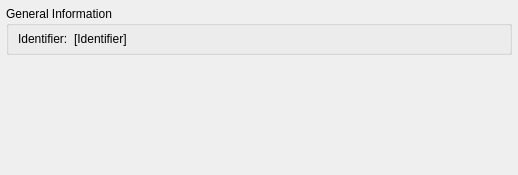
<?xml version="1.0" encoding="UTF-8"?>
<ui version="4.0">
 <class>DockWidgetIntelRealSense</class>
 <widget class="QWidget" name="DockWidgetIntelRealSense">
  <property name="geometry">
   <rect>
    <x>0</x>
    <y>0</y>
    <width>518</width>
    <height>175</height>
   </rect>
  </property>
  <property name="minimumSize">
   <size>
    <width>0</width>
    <height>109</height>
   </size>
  </property>
  <property name="windowTitle">
   <string>Form</string>
  </property>
  <layout class="QVBoxLayout" name="verticalLayout">
   <property name="leftMargin">
    <number>6</number>
   </property>
   <property name="topMargin">
    <number>6</number>
   </property>
   <property name="rightMargin">
    <number>6</number>
   </property>
   <property name="bottomMargin">
    <number>6</number>
   </property>
   <item>
    <widget class="QGroupBox" name="groupInfo">
     <property name="sizePolicy">
      <sizepolicy hsizetype="Preferred" vsizetype="Minimum">
       <horstretch>0</horstretch>
       <verstretch>0</verstretch>
      </sizepolicy>
     </property>
     <property name="minimumSize">
      <size>
       <width>0</width>
       <height>0</height>
      </size>
     </property>
     <property name="maximumSize">
      <size>
       <width>16777215</width>
       <height>16777215</height>
      </size>
     </property>
     <property name="title">
      <string>General Information</string>
     </property>
     <layout class="QHBoxLayout" name="horizontalLayout">
      <property name="topMargin">
       <number>6</number>
      </property>
      <property name="bottomMargin">
       <number>6</number>
      </property>
      <item>
       <widget class="QLabel" name="lbl1">
        <property name="sizePolicy">
         <sizepolicy hsizetype="Maximum" vsizetype="Preferred">
          <horstretch>0</horstretch>
          <verstretch>0</verstretch>
         </sizepolicy>
        </property>
        <property name="text">
         <string>Identifier:</string>
        </property>
       </widget>
      </item>
      <item>
       <widget class="QLabel" name="lblIdentifier">
        <property name="text">
         <string>[Identifier]</string>
        </property>
       </widget>
      </item>
     </layout>
    </widget>
   </item>
   <item>
    <widget class="ParamEditorWidget" name="paramEditorWidget"/>
   </item>
   <item>
    <spacer name="verticalSpacer">
     <property name="orientation">
      <enum>Qt::Vertical</enum>
     </property>
     <property name="sizeHint" stdset="0">
      <size>
       <width>20</width>
       <height>40</height>
      </size>
     </property>
    </spacer>
   </item>
  </layout>
 </widget>
 <customwidgets>
  <customwidget>
   <class>ParamEditorWidget</class>
   <extends>QWidget</extends>
   <header>paramEditorWidget.h</header>
  </customwidget>
 </customwidgets>
 <resources/>
 <connections/>
</ui>
